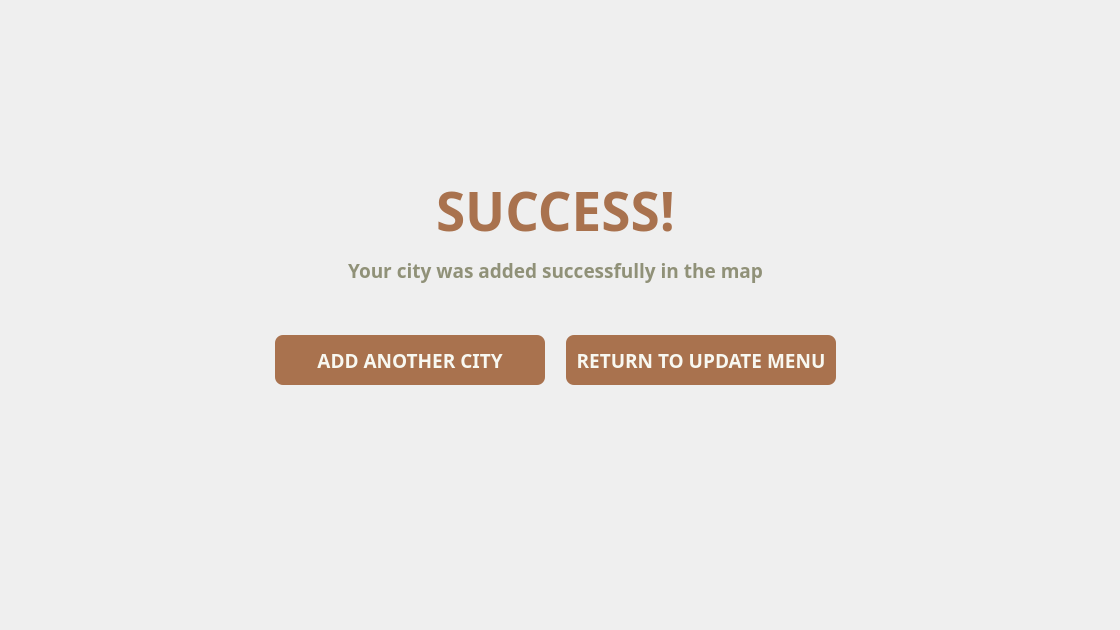
<?xml version="1.0" encoding="UTF-8"?>
<ui version="4.0">
 <class>AddCity_Successfully</class>
 <widget class="QWidget" name="AddCity_Successfully">
  <property name="geometry">
   <rect>
    <x>0</x>
    <y>0</y>
    <width>1120</width>
    <height>630</height>
   </rect>
  </property>
  <property name="minimumSize">
   <size>
    <width>1120</width>
    <height>630</height>
   </size>
  </property>
  <property name="maximumSize">
   <size>
    <width>1120</width>
    <height>630</height>
   </size>
  </property>
  <property name="windowTitle">
   <string>Mini Wasalni | City Added Successfully</string>
  </property>
  <widget class="QLabel" name="addcity_success_h_2">
   <property name="geometry">
    <rect>
     <x>170</x>
     <y>220</y>
     <width>771</width>
     <height>101</height>
    </rect>
   </property>
   <property name="font">
    <font>
     <family>Dosis</family>
     <pointsize>14</pointsize>
     <bold>true</bold>
    </font>
   </property>
   <property name="styleSheet">
    <string notr="true">QLabel {
		color: #909178;
}</string>
   </property>
   <property name="text">
    <string>Your city was added successfully in the map</string>
   </property>
   <property name="alignment">
    <set>Qt::AlignCenter</set>
   </property>
  </widget>
  <widget class="QLabel" name="addcity_success_h">
   <property name="geometry">
    <rect>
     <x>300</x>
     <y>160</y>
     <width>511</width>
     <height>101</height>
    </rect>
   </property>
   <property name="font">
    <font>
     <family>Dosis</family>
     <pointsize>40</pointsize>
     <bold>true</bold>
    </font>
   </property>
   <property name="styleSheet">
    <string notr="true">QLabel {
		color: #A9724E;
}</string>
   </property>
   <property name="text">
    <string>SUCCESS!</string>
   </property>
   <property name="alignment">
    <set>Qt::AlignCenter</set>
   </property>
  </widget>
  <widget class="QWidget" name="horizontalLayoutWidget_2">
   <property name="geometry">
    <rect>
     <x>260</x>
     <y>320</y>
     <width>591</width>
     <height>80</height>
    </rect>
   </property>
   <layout class="QHBoxLayout" name="horizontalLayout_2">
    <item>
     <widget class="QPushButton" name="addcity_success_addanoter">
      <property name="maximumSize">
       <size>
        <width>270</width>
        <height>50</height>
       </size>
      </property>
      <property name="font">
       <font>
        <family>Dosis</family>
        <pointsize>14</pointsize>
        <bold>true</bold>
       </font>
      </property>
      <property name="styleSheet">
       <string notr="true">QPushButton {
		color: #F8F8F1;
		background-color: #A9724E;
		border: none;
		border-radius: 8px;
}

QPushButton:hover {
		color: #F8F8F1;
		background-color: #BFA17E;
		border: none;
		border-radius:8px;
}

QPushButton:pressed {
		color: #F8F8F1;
		background-color: #BFA17E;
		border: none;
        border-radius: 8px;
}</string>
      </property>
      <property name="text">
       <string>ADD ANOTHER CITY</string>
      </property>
     </widget>
    </item>
    <item>
     <widget class="QPushButton" name="addcity_success_return">
      <property name="maximumSize">
       <size>
        <width>270</width>
        <height>50</height>
       </size>
      </property>
      <property name="font">
       <font>
        <family>Dosis</family>
        <pointsize>14</pointsize>
        <bold>true</bold>
       </font>
      </property>
      <property name="styleSheet">
       <string notr="true">QPushButton {
		color: #F8F8F1;
		background-color: #A9724E;
		border: none;
		border-radius: 8px;
}

QPushButton:hover {
		color: #F8F8F1;
		background-color: #BFA17E;
		border: none;
		border-radius:8px;
}

QPushButton:pressed {
		color: #F8F8F1;
		background-color: #BFA17E;
		border: none;
        border-radius: 8px;
}</string>
      </property>
      <property name="text">
       <string>RETURN TO UPDATE MENU</string>
      </property>
     </widget>
    </item>
   </layout>
  </widget>
 </widget>
 <resources/>
 <connections/>
</ui>
